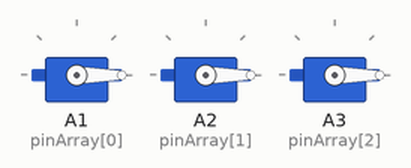
A program run on a simulated Circuit Playground running CircuitPython. Shown: 3 × servo. What the program prints to the serial console is not drawn.

Above: at 0.05 s.
At 2.0 s:
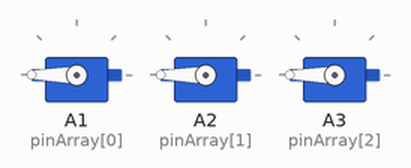
Timing chart, 0 to 4.6 s (numbered marks = the images above):
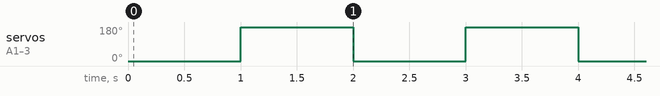

The program:

Servo_Code_Using_Arrays.py
```python
import time
import board
import pulseio
from adafruit_motor import servo
from adafruit_circuitplayground.express import cpx

pinArray = [board.A1, board.A2, board.A3]

pwmList = []
for pin in pinArray:
    pwmList.append(pulseio.PWMOut(pin, duty_cycle=2**15,frequency=50))

servoList = []
for pwm in pwmList:
    servoList.append(servo.Servo(pwm))

while True:
    print("moving")
    for s in servoList:
        s.angle = 0
    time.sleep(1)
    for s in servoList:
        s.angle = 180
    time.sleep(1)

print("success")
```

Measured:
- by itself, servo on A1 (pinArray[0]), servo on A2 (pinArray[1]), servo on A3 (pinArray[2]): alternates 180° for 1.0 s and 0° for 1.0 s
